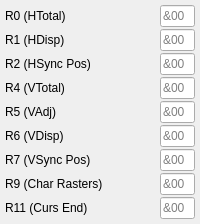
       <widget class="QWidget" name="registers_simple" native="true">
        <property name="sizePolicy">
         <sizepolicy hsizetype="Fixed" vsizetype="Preferred">
          <horstretch>0</horstretch>
          <verstretch>0</verstretch>
         </sizepolicy>
        </property>
        <property name="autoFillBackground">
         <bool>false</bool>
        </property>
        <property name="styleSheet">
         <string notr="true"/>
        </property>
        <layout class="QVBoxLayout" name="verticalLayout">
         <property name="spacing">
          <number>2</number>
         </property>
         <property name="leftMargin">
          <number>5</number>
         </property>
         <property name="topMargin">
          <number>5</number>
         </property>
         <property name="rightMargin">
          <number>5</number>
         </property>
         <property name="bottomMargin">
          <number>5</number>
         </property>
         <item>
          <widget class="QWidget" name="r0" native="true">
           <property name="sizePolicy">
            <sizepolicy hsizetype="Minimum" vsizetype="Preferred">
             <horstretch>0</horstretch>
             <verstretch>0</verstretch>
            </sizepolicy>
           </property>
           <property name="minimumSize">
            <size>
             <width>0</width>
             <height>0</height>
            </size>
           </property>
           <property name="baseSize">
            <size>
             <width>0</width>
             <height>0</height>
            </size>
           </property>
           <layout class="QHBoxLayout" name="horizontalLayout_7">
            <property name="spacing">
             <number>0</number>
            </property>
            <property name="leftMargin">
             <number>0</number>
            </property>
            <property name="topMargin">
             <number>0</number>
            </property>
            <property name="rightMargin">
             <number>0</number>
            </property>
            <property name="bottomMargin">
             <number>0</number>
            </property>
            <item>
             <widget class="QLabel" name="lbl_r0">
              <property name="sizePolicy">
               <sizepolicy hsizetype="Minimum" vsizetype="Preferred">
                <horstretch>0</horstretch>
                <verstretch>0</verstretch>
               </sizepolicy>
              </property>
              <property name="text">
               <string>R0 (HTotal)</string>
              </property>
              <property name="textFormat">
               <enum>Qt::PlainText</enum>
              </property>
              <property name="alignment">
               <set>Qt::AlignLeading|Qt::AlignLeft|Qt::AlignVCenter</set>
              </property>
             </widget>
            </item>
            <item>
             <widget class="QLineEdit" name="txt_r0">
              <property name="sizePolicy">
               <sizepolicy hsizetype="Fixed" vsizetype="Fixed">
                <horstretch>0</horstretch>
                <verstretch>0</verstretch>
               </sizepolicy>
              </property>
              <property name="minimumSize">
               <size>
                <width>30</width>
                <height>0</height>
               </size>
              </property>
              <property name="maximumSize">
               <size>
                <width>35</width>
                <height>16777215</height>
               </size>
              </property>
              <property name="inputMask">
               <string notr="true"/>
              </property>
              <property name="maxLength">
               <number>4</number>
              </property>
              <property name="placeholderText">
               <string>&amp;00</string>
              </property>
             </widget>
            </item>
           </layout>
          </widget>
         </item>
         <item>
          <widget class="QWidget" name="r1" native="true">
           <property name="sizePolicy">
            <sizepolicy hsizetype="Minimum" vsizetype="Preferred">
             <horstretch>0</horstretch>
             <verstretch>0</verstretch>
            </sizepolicy>
           </property>
           <property name="minimumSize">
            <size>
             <width>0</width>
             <height>0</height>
            </size>
           </property>
           <property name="baseSize">
            <size>
             <width>0</width>
             <height>0</height>
            </size>
           </property>
           <layout class="QHBoxLayout" name="horizontalLayout_6">
            <property name="spacing">
             <number>0</number>
            </property>
            <property name="leftMargin">
             <number>0</number>
            </property>
            <property name="topMargin">
             <number>0</number>
            </property>
            <property name="rightMargin">
             <number>0</number>
            </property>
            <property name="bottomMargin">
             <number>0</number>
            </property>
            <item>
             <widget class="QLabel" name="lbl_r1">
              <property name="sizePolicy">
               <sizepolicy hsizetype="Minimum" vsizetype="Preferred">
                <horstretch>0</horstretch>
                <verstretch>0</verstretch>
               </sizepolicy>
              </property>
              <property name="text">
               <string>R1 (HDisp)</string>
              </property>
             </widget>
            </item>
            <item>
             <widget class="QLineEdit" name="txt_r1">
              <property name="sizePolicy">
               <sizepolicy hsizetype="Fixed" vsizetype="Fixed">
                <horstretch>0</horstretch>
                <verstretch>0</verstretch>
               </sizepolicy>
              </property>
              <property name="minimumSize">
               <size>
                <width>30</width>
                <height>0</height>
               </size>
              </property>
              <property name="maximumSize">
               <size>
                <width>35</width>
                <height>16777215</height>
               </size>
              </property>
              <property name="inputMask">
               <string notr="true"/>
              </property>
              <property name="maxLength">
               <number>4</number>
              </property>
              <property name="placeholderText">
               <string>&amp;00</string>
              </property>
             </widget>
            </item>
           </layout>
          </widget>
         </item>
         <item>
          <widget class="QWidget" name="r2" native="true">
           <property name="sizePolicy">
            <sizepolicy hsizetype="Minimum" vsizetype="Preferred">
             <horstretch>0</horstretch>
             <verstretch>0</verstretch>
            </sizepolicy>
           </property>
           <property name="minimumSize">
            <size>
             <width>0</width>
             <height>0</height>
            </size>
           </property>
           <property name="baseSize">
            <size>
             <width>0</width>
             <height>0</height>
            </size>
           </property>
           <layout class="QHBoxLayout" name="horizontalLayout_5">
            <property name="spacing">
             <number>0</number>
            </property>
            <property name="leftMargin">
             <number>0</number>
            </property>
            <property name="topMargin">
             <number>0</number>
            </property>
            <property name="rightMargin">
             <number>0</number>
            </property>
            <property name="bottomMargin">
             <number>0</number>
            </property>
            <item>
             <widget class="QLabel" name="lbl_r2">
              <property name="sizePolicy">
               <sizepolicy hsizetype="Minimum" vsizetype="Preferred">
                <horstretch>0</horstretch>
                <verstretch>0</verstretch>
               </sizepolicy>
              </property>
              <property name="text">
               <string>R2 (HSync Pos)</string>
              </property>
             </widget>
            </item>
            <item>
             <widget class="QLineEdit" name="txt_r2">
              <property name="sizePolicy">
               <sizepolicy hsizetype="Fixed" vsizetype="Fixed">
                <horstretch>0</horstretch>
                <verstretch>0</verstretch>
               </sizepolicy>
              </property>
              <property name="minimumSize">
               <size>
                <width>30</width>
                <height>0</height>
               </size>
              </property>
              <property name="maximumSize">
               <size>
                <width>35</width>
                <height>16777215</height>
               </size>
              </property>
              <property name="inputMask">
               <string notr="true"/>
              </property>
              <property name="maxLength">
               <number>4</number>
              </property>
              <property name="placeholderText">
               <string>&amp;00</string>
              </property>
             </widget>
            </item>
           </layout>
          </widget>
         </item>
         <item>
          <widget class="QWidget" name="r4" native="true">
           <property name="sizePolicy">
            <sizepolicy hsizetype="Minimum" vsizetype="Preferred">
             <horstretch>0</horstretch>
             <verstretch>0</verstretch>
            </sizepolicy>
           </property>
           <property name="minimumSize">
            <size>
             <width>0</width>
             <height>0</height>
            </size>
           </property>
           <property name="baseSize">
            <size>
             <width>0</width>
             <height>0</height>
            </size>
           </property>
           <layout class="QHBoxLayout" name="horizontalLayout_3">
            <property name="spacing">
             <number>0</number>
            </property>
            <property name="leftMargin">
             <number>0</number>
            </property>
            <property name="topMargin">
             <number>0</number>
            </property>
            <property name="rightMargin">
             <number>0</number>
            </property>
            <property name="bottomMargin">
             <number>0</number>
            </property>
            <item>
             <widget class="QLabel" name="lbl_r4">
              <property name="sizePolicy">
               <sizepolicy hsizetype="Minimum" vsizetype="Preferred">
                <horstretch>0</horstretch>
                <verstretch>0</verstretch>
               </sizepolicy>
              </property>
              <property name="text">
               <string>R4 (VTotal)</string>
              </property>
             </widget>
            </item>
            <item>
             <widget class="QLineEdit" name="txt_r4">
              <property name="sizePolicy">
               <sizepolicy hsizetype="Fixed" vsizetype="Fixed">
                <horstretch>0</horstretch>
                <verstretch>0</verstretch>
               </sizepolicy>
              </property>
              <property name="minimumSize">
               <size>
                <width>30</width>
                <height>0</height>
               </size>
              </property>
              <property name="maximumSize">
               <size>
                <width>35</width>
                <height>16777215</height>
               </size>
              </property>
              <property name="inputMask">
               <string notr="true"/>
              </property>
              <property name="maxLength">
               <number>4</number>
              </property>
              <property name="placeholderText">
               <string>&amp;00</string>
              </property>
             </widget>
            </item>
           </layout>
          </widget>
         </item>
         <item>
          <widget class="QWidget" name="r5" native="true">
           <property name="sizePolicy">
            <sizepolicy hsizetype="Minimum" vsizetype="Preferred">
             <horstretch>0</horstretch>
             <verstretch>0</verstretch>
            </sizepolicy>
           </property>
           <property name="minimumSize">
            <size>
             <width>0</width>
             <height>0</height>
            </size>
           </property>
           <property name="baseSize">
            <size>
             <width>0</width>
             <height>0</height>
            </size>
           </property>
           <layout class="QHBoxLayout" name="horizontalLayout_2">
            <property name="spacing">
             <number>0</number>
            </property>
            <property name="leftMargin">
             <number>0</number>
            </property>
            <property name="topMargin">
             <number>0</number>
            </property>
            <property name="rightMargin">
             <number>0</number>
            </property>
            <property name="bottomMargin">
             <number>0</number>
            </property>
            <item>
             <widget class="QLabel" name="lbl_r5">
              <property name="sizePolicy">
               <sizepolicy hsizetype="Minimum" vsizetype="Preferred">
                <horstretch>0</horstretch>
                <verstretch>0</verstretch>
               </sizepolicy>
              </property>
              <property name="text">
               <string>R5 (VAdj)</string>
              </property>
             </widget>
            </item>
            <item>
             <widget class="QLineEdit" name="txt_r5">
              <property name="sizePolicy">
               <sizepolicy hsizetype="Fixed" vsizetype="Fixed">
                <horstretch>0</horstretch>
                <verstretch>0</verstretch>
               </sizepolicy>
              </property>
              <property name="minimumSize">
               <size>
                <width>30</width>
                <height>0</height>
               </size>
              </property>
              <property name="maximumSize">
               <size>
                <width>35</width>
                <height>16777215</height>
               </size>
              </property>
              <property name="inputMask">
               <string notr="true"/>
              </property>
              <property name="maxLength">
               <number>4</number>
              </property>
              <property name="placeholderText">
               <string>&amp;00</string>
              </property>
             </widget>
            </item>
           </layout>
          </widget>
         </item>
         <item>
          <widget class="QWidget" name="r6" native="true">
           <property name="sizePolicy">
            <sizepolicy hsizetype="Minimum" vsizetype="Preferred">
             <horstretch>0</horstretch>
             <verstretch>0</verstretch>
            </sizepolicy>
           </property>
           <property name="minimumSize">
            <size>
             <width>0</width>
             <height>0</height>
            </size>
           </property>
           <property name="baseSize">
            <size>
             <width>0</width>
             <height>0</height>
            </size>
           </property>
           <layout class="QHBoxLayout" name="horizontalLayout">
            <property name="spacing">
             <number>0</number>
            </property>
            <property name="leftMargin">
             <number>0</number>
            </property>
            <property name="topMargin">
             <number>0</number>
            </property>
            <property name="rightMargin">
             <number>0</number>
            </property>
            <property name="bottomMargin">
             <number>0</number>
            </property>
            <item>
             <widget class="QLabel" name="lbl_r6">
              <property name="sizePolicy">
               <sizepolicy hsizetype="Minimum" vsizetype="Preferred">
                <horstretch>0</horstretch>
                <verstretch>0</verstretch>
               </sizepolicy>
              </property>
              <property name="text">
               <string>R6 (VDisp)</string>
              </property>
             </widget>
            </item>
            <item>
             <widget class="QLineEdit" name="txt_r6">
              <property name="sizePolicy">
               <sizepolicy hsizetype="Fixed" vsizetype="Fixed">
                <horstretch>0</horstretch>
                <verstretch>0</verstretch>
               </sizepolicy>
              </property>
              <property name="minimumSize">
               <size>
                <width>30</width>
                <height>0</height>
               </size>
              </property>
              <property name="maximumSize">
               <size>
                <width>35</width>
                <height>16777215</height>
               </size>
              </property>
              <property name="inputMask">
               <string notr="true"/>
              </property>
              <property name="maxLength">
               <number>4</number>
              </property>
              <property name="placeholderText">
               <string>&amp;00</string>
              </property>
             </widget>
            </item>
           </layout>
          </widget>
         </item>
         <item>
          <widget class="QWidget" name="r7" native="true">
           <property name="sizePolicy">
            <sizepolicy hsizetype="Minimum" vsizetype="Preferred">
             <horstretch>0</horstretch>
             <verstretch>0</verstretch>
            </sizepolicy>
           </property>
           <layout class="QHBoxLayout" name="horizontalLayout_12">
            <property name="spacing">
             <number>0</number>
            </property>
            <property name="leftMargin">
             <number>0</number>
            </property>
            <property name="topMargin">
             <number>0</number>
            </property>
            <property name="rightMargin">
             <number>0</number>
            </property>
            <property name="bottomMargin">
             <number>0</number>
            </property>
            <item>
             <widget class="QLabel" name="lbl_vsync_pos">
              <property name="sizePolicy">
               <sizepolicy hsizetype="Minimum" vsizetype="Preferred">
                <horstretch>0</horstretch>
                <verstretch>0</verstretch>
               </sizepolicy>
              </property>
              <property name="text">
               <string>R7 (VSync Pos)</string>
              </property>
             </widget>
            </item>
            <item>
             <widget class="QLineEdit" name="txt_r7">
              <property name="sizePolicy">
               <sizepolicy hsizetype="Fixed" vsizetype="Fixed">
                <horstretch>0</horstretch>
                <verstretch>0</verstretch>
               </sizepolicy>
              </property>
              <property name="minimumSize">
               <size>
                <width>30</width>
                <height>0</height>
               </size>
              </property>
              <property name="maximumSize">
               <size>
                <width>35</width>
                <height>16777215</height>
               </size>
              </property>
              <property name="inputMask">
               <string notr="true"/>
              </property>
              <property name="maxLength">
               <number>4</number>
              </property>
              <property name="placeholderText">
               <string>&amp;00</string>
              </property>
             </widget>
            </item>
           </layout>
          </widget>
         </item>
         <item>
          <widget class="QWidget" name="r9" native="true">
           <layout class="QHBoxLayout" name="horizontalLayout_15">
            <property name="leftMargin">
             <number>0</number>
            </property>
            <property name="topMargin">
             <number>0</number>
            </property>
            <property name="rightMargin">
             <number>0</number>
            </property>
            <property name="bottomMargin">
             <number>0</number>
            </property>
            <item>
             <widget class="QLabel" name="lbl_r9">
              <property name="text">
               <string>R9 (Char Rasters)</string>
              </property>
             </widget>
            </item>
            <item>
             <widget class="QLineEdit" name="txt_r9">
              <property name="sizePolicy">
               <sizepolicy hsizetype="Fixed" vsizetype="Fixed">
                <horstretch>0</horstretch>
                <verstretch>0</verstretch>
               </sizepolicy>
              </property>
              <property name="minimumSize">
               <size>
                <width>30</width>
                <height>0</height>
               </size>
              </property>
              <property name="maximumSize">
               <size>
                <width>35</width>
                <height>16777215</height>
               </size>
              </property>
              <property name="baseSize">
               <size>
                <width>50</width>
                <height>0</height>
               </size>
              </property>
              <property name="inputMask">
               <string notr="true"/>
              </property>
              <property name="maxLength">
               <number>3</number>
              </property>
              <property name="placeholderText">
               <string>&amp;00</string>
              </property>
             </widget>
            </item>
           </layout>
          </widget>
         </item>
         <item>
          <widget class="QWidget" name="r11" native="true">
           <layout class="QHBoxLayout" name="horizontalLayout_17">
            <property name="leftMargin">
             <number>0</number>
            </property>
            <property name="topMargin">
             <number>0</number>
            </property>
            <property name="rightMargin">
             <number>0</number>
            </property>
            <property name="bottomMargin">
             <number>0</number>
            </property>
            <item>
             <widget class="QLabel" name="lbl_curs_end">
              <property name="text">
               <string>R11 (Curs End)</string>
              </property>
             </widget>
            </item>
            <item>
             <widget class="QLineEdit" name="txt_r11">
              <property name="minimumSize">
               <size>
                <width>30</width>
                <height>0</height>
               </size>
              </property>
              <property name="maximumSize">
               <size>
                <width>35</width>
                <height>16777215</height>
               </size>
              </property>
              <property name="inputMask">
               <string notr="true"/>
              </property>
              <property name="maxLength">
               <number>3</number>
              </property>
              <property name="placeholderText">
               <string>&amp;00</string>
              </property>
             </widget>
            </item>
           </layout>
          </widget>
         </item>
        </layout>
       </widget>
